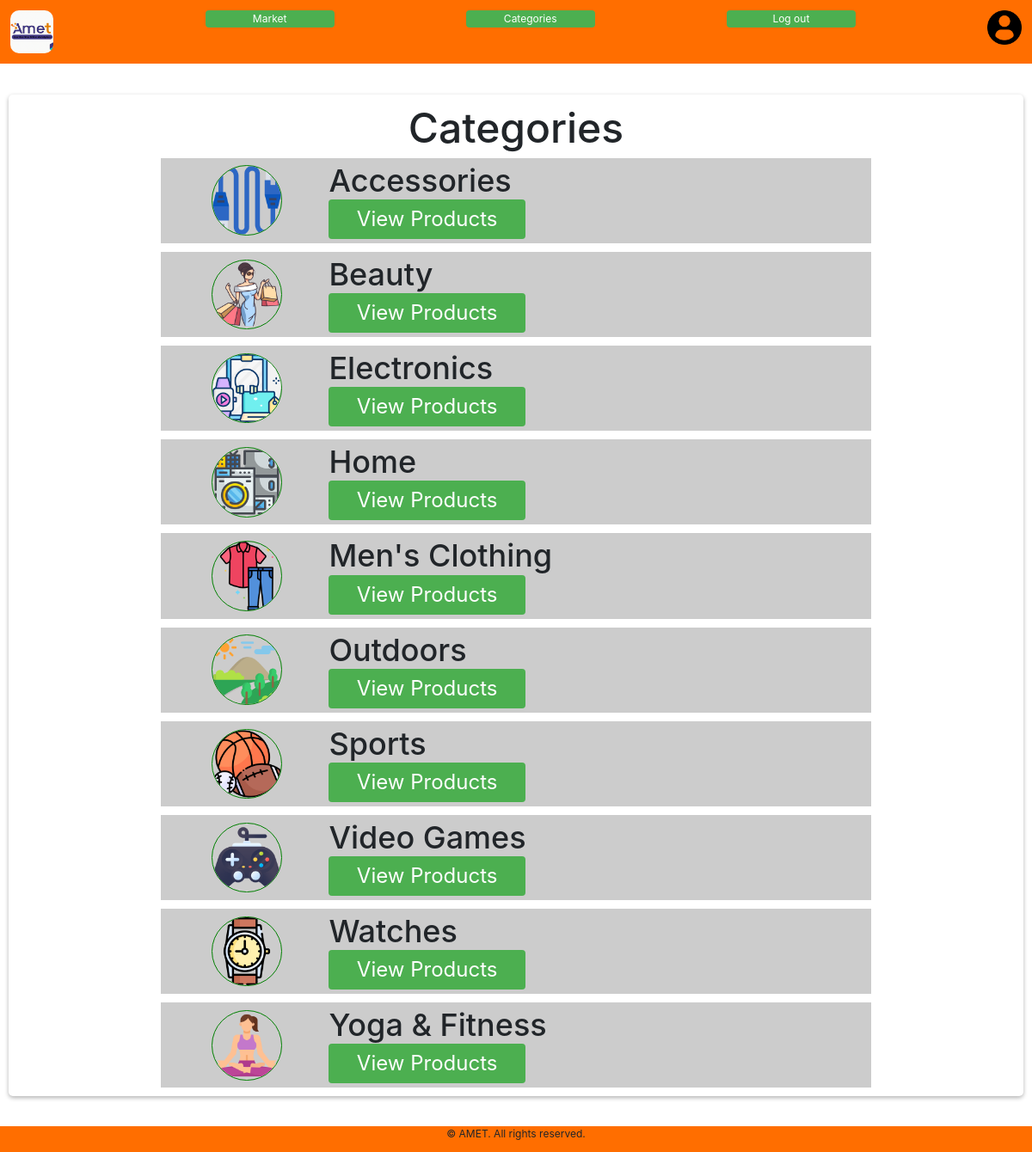
The page /products (signed in) on the database its author committed.
### packages/models.py (models this page shows)
class Category(db.Model):
    id = db.Column(db.Integer(), primary_key=True)
    name = db.Column(db.String(length=20), nullable=False, unique=True)
    image = db.Column(db.String(length=20), nullable=False, unique=True)

### packages/routes.py (the view)
@app.route('/products')
@login_required
def products():
    categories = Category.query.all()
    return render_template('products.html', categories=categories)

### packages/models.py (called while the page is built)
@login_manager.user_loader
def Load_user(user_id):
    return User.query.get(int(user_id))

### packages/templates/products.html (shortened to what this page needs)
{% extends 'base.html' %}
{% block css %}
<link href="{{ url_for('static', filename='base.css') }}" rel="stylesheet">
<link href="{{ url_for('static', filename='products.css') }}" rel="stylesheet">
{% endblock %}
{% block content %}
<h1>Categories</h1>
<div id="categories-grid">
    {% for category_info in categories %}
    <div id="category-card">
        <img alt="{{ category_info.name }}" class="category-icons" src="{{ category_info.image }}">
        <div id="category-name">
            <h3>{{ category_info.name }}</h3>
            <a href="/category/{{ category_info.name }}" id="view-product-button">View Products</a>
        </div>
    </div>
    {% endfor %}
</div>
{% endblock %}

### packages/templates/base.html (shortened to what this page needs)
<!DOCTYPE html>
<html lang="en">
<head>
    <link href="{{ url_for('static', filename='base.css') }}" rel="stylesheet">
    <link rel="stylesheet" href="https://cdn.jsdelivr.net/npm/bootstrap@4.5.3/dist/css/bootstrap.min.css">
    {% block css %}
    {% endblock %}
</head>
<header>
    <div id="navbar">
        <div id="top-section">
            <img alt="Amet Logo" id="logo" src="{{ url_for('static', filename='images/logo.png') }}">
            {% if current_user.is_authenticated %}
            <button><a href="{{ url_for('market') }}" id="nav-anchor">Market</a></button>
            <button><a href="{{ url_for('products') }}" id="nav-anchor">Categories</a></button>
            <button><a href="{{ url_for('logout')}}" id="nav-anchor">Log out</a></button>
            {% endif %}
            {% if current_user.is_authenticated %}
            <a href="{{ url_for('dashboard') }}" ><img class="icon" id="profile-icon" src="{{ url_for('static', filename='icons/profile-user.png') }}"></a>
            {% endif %}
    </div>
</header>
<body>
<div id="container">
    {% block content %}
    {% endblock %}
</div>
</body>
<footer>
    <p>&copy; AMET. All rights reserved.</p>
</footer>
</html>

### packages/static/base.css (style rules this page uses)
html { box-sizing: border-box; font-family: 'Courier New', Courier, monospace; font-size: 12px; }
* { box-sizing: border-box; }
*, *:before, *:after { box-sizing: inherit; }
body { margin: 0; }
#navbar { max-width: 100%; display: flex; flex-direction: column; width: 100%; background-color: #ff6e00; position:fixed; top: 0; right: 0; left: 0; }
#top-section { display: flex; justify-content: space-between; flex-grow: 1; padding: 1%; }
#profile-icon { width: 45px; height: 45px; margin: auto; }
#nav-anchor { text-decoration: none; color: #fff; white-space: nowrap; font-size: 3vw; flex-grow: 1; }
#profile-icon { margin-left: auto; margin-right: auto; }
#navbar button { background-color: #4CAF50; font-size: 10px; min-width: fit-content; max-width: fit-content; border: none; border-radius: 4px; cursor: pointer; flex-grow: 1; margin-right: 7px; }
#container { max-width: 100%; background-color: #fff; border-radius: 5px; box-shadow: 0 2px 5px rgba(0, 0, 0, 0.3); text-align: center; margin-bottom: 40px; margin-top: 110px; margin-right: 10px; margin-left: 10px; }
footer { position: fixed; bottom: 0; left: 0; right: 0; width: 100%; background-color: #ff6e00; text-align: center; font-size: 2vw; }
#logo { width: 40px; height: 40px; border-radius: 10px; margin-right: 10px; }
@media (min-width: 768px) { #container { margin-bottom: 65px; margin-top: 110px; } }
@media (min-width: 768px) { #navbar { max-width: 100%; display: flex; flex-direction: row; background-color: #ff6e00; position:fixed; top: 0; right: 0; left: 0; max-height: 10%; } }
@media (min-width: 768px) { #top-section { width: 49%; } }
@media (min-width: 768px) { #nav-anchor { text-decoration: none; color: #fff; white-space: nowrap; font-size: 1vw; flex-grow: 1; } }
@media (min-width: 768px) { #navbar button { background-color: #4CAF50; min-width: fit-content; max-width: 150px; height: auto; max-height: fit-content; border: none; border-radius: 4px; cursor: pointer; flex-grow: 1; margin-right: 1%; } }
@media (min-width: 768px) { #profile-icon { width: 40px; height: 40px; } }
@media (min-width: 768px) { #logo { width: 50px; height: auto; border-radius: 10px; margin-right: 3%; max-width: fit-content; } }
@media (min-width: 768px) { footer { font-size: 1vw; } }

### packages/static/products.css (style rules this page uses)
h1 { font-size: 4vw; padding-top: 10px; }
#categories-grid { display: flex; flex-direction: column; }
#category-name { display: flex; flex-direction: column; align-items: flex-start; flex-basis: 70%; }
#category-card { display: flex; flex-direction: row; justify-content: space-evenly; align-items: center; padding: 5px; text-align: center; margin: 10px; background-color: #ccc; }
#category-card h3 { margin: 0; font-size: 6vw; white-space: nowrap; }
#category-card img { width: 20%; border-radius: 100px; border: 1px solid green; }
#view-product-button { background-color: #4CAF50; font-size: 3vw; width: 50%; height: 40%; min-width: 20%; border: none; border-radius: 4px; cursor: pointer; flex-grow: 1; color: white; text-decoration: none; white-space: nowrap; padding: 5px; }
@media (min-width: 768px) { #category-card h3 { margin: 0; font-size: 3vw; white-space: nowrap; } }
@media (min-width: 768px) { #category-card img { width: 10%; border-radius: 50%; border: 1px solid green; } }
@media (min-width: 768px) { #view-product-button { font-size: 2vw; width: 40%; } }
@media (min-width: 768px) { #category-card { width: 70%; align-self: center; margin-top: 0; } }
@media (min-width: 768px) { #categories-grid { display: flex; flex-direction: column; justify-content: center; } }

### rows shown on the page
Category: image (picture), name "Accessories"
Category: image (picture), name "Beauty"
Category: image (picture), name "Electronics"
Category: image (picture), name "Home"
Category: image (picture), name "Men's Clothing"
Category: image (picture), name "Outdoors"
Category: image (picture), name "Sports"
Category: image (picture), name "Video Games"
Category: image (picture), name "Watches"
Category: image (picture), name "Yoga & Fitness"
